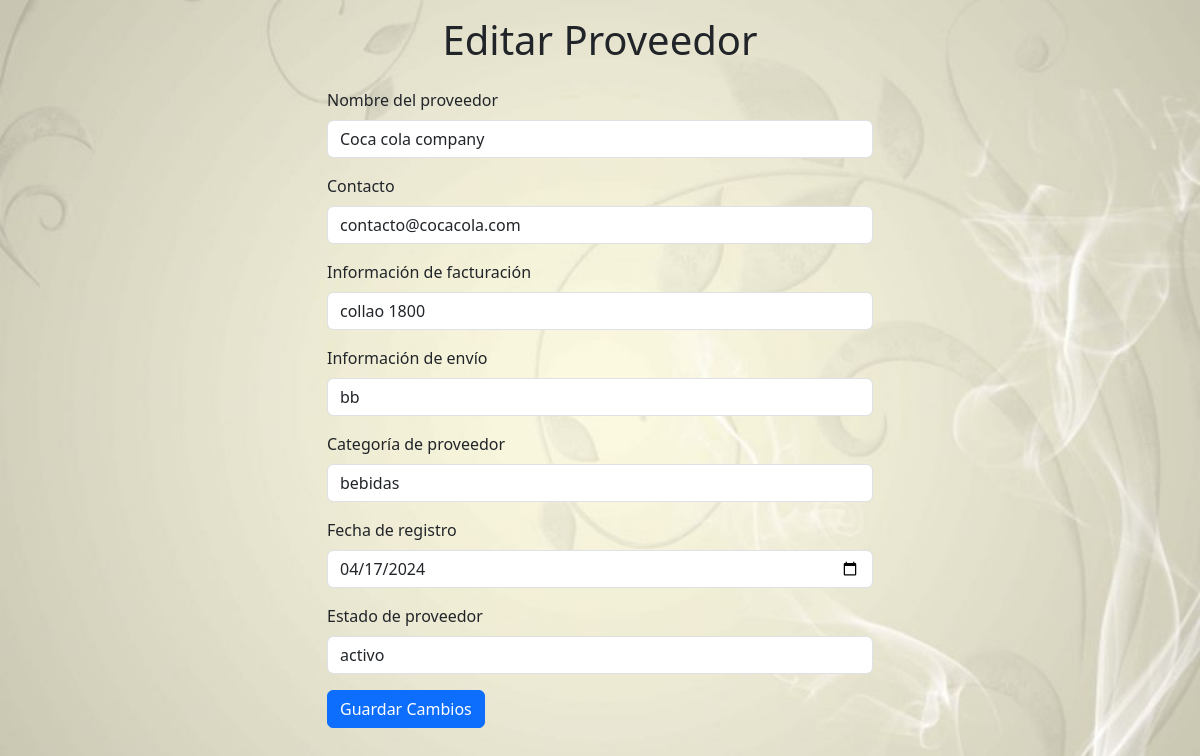
Page /editar_proveedor.php?id=1 on the committed database.
### tables this page shows
CREATE TABLE `proveedores` (
  `id_proveedor` int(11) NOT NULL,
  `nombre_proveedor` varchar(50) NOT NULL,
  `contacto_proveedor` varchar(50) NOT NULL,
  `info_facturacion` varchar(1000) NOT NULL,
  `info_envio` varchar(1000) NOT NULL,
  `categoria_proveedor` varchar(50) NOT NULL,
  `fecha_registro` date NOT NULL,
  `estado_proveedor` varchar(50) NOT NULL DEFAULT 'activo'
);

### editar_proveedor.php (the view, shortened to what this page needs)
<!DOCTYPE html>
<html lang="es">
<head>
    <link href="https://cdn.jsdelivr.net/npm/bootstrap@5.3.3/dist/css/bootstrap.min.css" rel="stylesheet">
</head>
<body>
    <div class="container">
        <h1 class="text-center p-3">Editar Proveedor</h1>
        <div class="row justify-content-center">
            <div class="col-md-6">
            <?php
            if(isset($_GET['id'])) {
                include "modelo/conexion.php";
                $id_proveedor = $_GET['id'];
                $sql = $conexion->query("SELECT * FROM proveedores WHERE id_proveedor = $id_proveedor");
                $datos = $sql->fetch_object();
            ?>
                <form method="POST" action="">
                    <div class="mb-3">
                        <label for="nombre_proveedor" class="form-label">Nombre del proveedor</label>
                        <input type="text" class="form-control" name="nombre_proveedor" value="<?= $datos->nombre_proveedor ?>">
                    </div>
                    <div class="mb-3">
                        <label for="contacto_proveedor" class="form-label">Contacto</label>
                        <input type="text" class="form-control" name="contacto_proveedor" value="<?= $datos->contacto_proveedor ?>">
                    </div>
                    <div class="mb-3">
                        <label for="info_facturacion" class="form-label">Información de facturación</label>
                        <input type="text" class="form-control" name="info_facturacion" value="<?= $datos->info_facturacion ?>">
                    </div>
                    <div class="mb-3">
                        <label for="info_envio" class="form-label">Información de envío</label>
                        <input type="text" class="form-control" name="info_envio" value="<?= $datos->info_envio ?>">
                    </div>
                    <div class="mb-3">
                        <label for="categoria_proveedor" class="form-label">Categoría de proveedor</label>
                        <input type="text" class="form-control" name="categoria_proveedor" value="<?= $datos->categoria_proveedor ?>">
                    </div>
                    <div class="mb-3">
                        <label for="fecha_registro" class="form-label">Fecha de registro</label>
                        <input type="date" class="form-control" name="fecha_registro" value="<?= $datos->fecha_registro ?>">
                    </div>
                    <div class="mb-3">
                        <label for="estado_proveedor" class="form-label">Estado de proveedor</label>
                        <input type="text" class="form-control" name="estado_proveedor" value="<?= $datos->estado_proveedor ?>">
                    </div>
                    <button type="submit" class="btn btn-primary" name="boton_editar" value="ok">Guardar Cambios</button>
                </form>
            <?php
            } else {
                echo "<p class='text-danger'>No se ha proporcionado un ID de proveedor válido.</p>";
            }
            ?>
            </div>
        </div>
    </div>
</body>
</html>

### editar_proveedor.php (style rules this page uses)
body { background-image: url('modelo/cafeteria.jpg'); background-size: cover; background-position: center; height: 100vh; margin: 0; padding: 0; }

### rows in the picture
proveedores: nombre_proveedor "Coca cola company", contacto_proveedor "contacto@cocacola.com", info_facturacion "collao 1800", info_envio "bb", categoria_proveedor "bebidas", fecha_registro "04/17/2024", estado_proveedor "activo"
